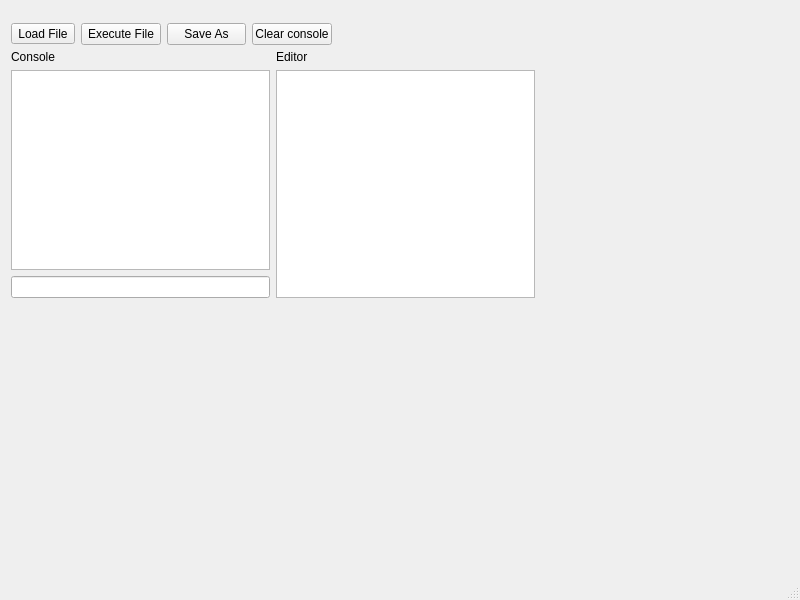
<?xml version="1.0" encoding="UTF-8"?>
<ui version="4.0">
 <class>MainWindow</class>
 <widget class="QMainWindow" name="MainWindow">
  <property name="enabled">
   <bool>true</bool>
  </property>
  <property name="geometry">
   <rect>
    <x>0</x>
    <y>0</y>
    <width>800</width>
    <height>600</height>
   </rect>
  </property>
  <property name="windowTitle">
   <string>MainWindow</string>
  </property>
  <widget class="QWidget" name="centralwidget">
   <widget class="QWidget" name="">
    <property name="geometry">
     <rect>
      <x>11</x>
      <y>21</y>
      <width>321</width>
      <height>26</height>
     </rect>
    </property>
    <layout class="QHBoxLayout" name="buttonLayout">
     <item>
      <widget class="QToolButton" name="button1">
       <property name="text">
        <string>Load File</string>
       </property>
      </widget>
     </item>
     <item>
      <widget class="QPushButton" name="button2">
       <property name="text">
        <string>Execute File</string>
       </property>
      </widget>
     </item>
     <item>
      <widget class="QPushButton" name="button3">
       <property name="text">
        <string>Save As</string>
       </property>
      </widget>
     </item>
     <item>
      <widget class="QPushButton" name="button4">
       <property name="text">
        <string>Clear console</string>
       </property>
      </widget>
     </item>
    </layout>
   </widget>
   <widget class="QWidget" name="">
    <property name="geometry">
     <rect>
      <x>11</x>
      <y>50</y>
      <width>524</width>
      <height>248</height>
     </rect>
    </property>
    <layout class="QHBoxLayout" name="appLayout">
     <item>
      <layout class="QVBoxLayout" name="consoleLayout">
       <item>
        <widget class="QLabel" name="consoleLabel">
         <property name="autoFillBackground">
          <bool>false</bool>
         </property>
         <property name="text">
          <string>Console</string>
         </property>
        </widget>
       </item>
       <item>
        <widget class="QTextEdit" name="console">
         <property name="autoFillBackground">
          <bool>false</bool>
         </property>
        </widget>
       </item>
       <item>
        <widget class="QLineEdit" name="consoleField">
         <property name="text">
          <string/>
         </property>
        </widget>
       </item>
      </layout>
     </item>
     <item>
      <layout class="QVBoxLayout" name="editorLayout">
       <item>
        <widget class="QLabel" name="editorLabel">
         <property name="text">
          <string>Editor</string>
         </property>
        </widget>
       </item>
       <item>
        <widget class="QTextEdit" name="textViewer"/>
       </item>
      </layout>
     </item>
    </layout>
   </widget>
  </widget>
  <widget class="QMenuBar" name="menubar">
   <property name="geometry">
    <rect>
     <x>0</x>
     <y>0</y>
     <width>800</width>
     <height>21</height>
    </rect>
   </property>
  </widget>
  <widget class="QStatusBar" name="statusbar"/>
 </widget>
 <resources/>
 <connections/>
</ui>
